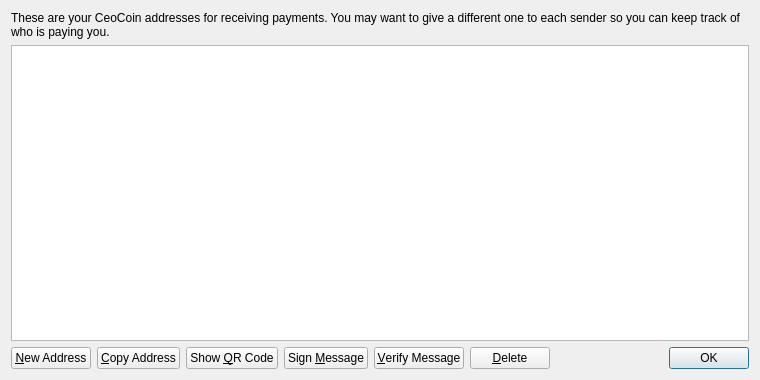
<?xml version="1.0" encoding="UTF-8"?>
<ui version="4.0">
 <class>AddressBookPage</class>
 <widget class="QWidget" name="AddressBookPage">
  <property name="geometry">
   <rect>
    <x>0</x>
    <y>0</y>
    <width>760</width>
    <height>380</height>
   </rect>
  </property>
  <property name="windowTitle">
   <string>Address Book</string>
  </property>
  <layout class="QVBoxLayout" name="verticalLayout">
   <item>
    <widget class="QLabel" name="labelExplanation">
     <property name="text">
      <string>These are your CeoCoin addresses for receiving payments. You may want to give a different one to each sender so you can keep track of who is paying you.</string>
     </property>
     <property name="textFormat">
      <enum>Qt::PlainText</enum>
     </property>
     <property name="wordWrap">
      <bool>true</bool>
     </property>
    </widget>
   </item>
   <item>
    <widget class="QTableView" name="tableView">
     <property name="contextMenuPolicy">
      <enum>Qt::CustomContextMenu</enum>
     </property>
     <property name="toolTip">
      <string>Double-click to edit address or label</string>
     </property>
     <property name="tabKeyNavigation">
      <bool>false</bool>
     </property>
     <property name="alternatingRowColors">
      <bool>true</bool>
     </property>
     <property name="selectionMode">
      <enum>QAbstractItemView::SingleSelection</enum>
     </property>
     <property name="selectionBehavior">
      <enum>QAbstractItemView::SelectRows</enum>
     </property>
     <property name="sortingEnabled">
      <bool>true</bool>
     </property>
     <attribute name="verticalHeaderVisible">
      <bool>false</bool>
     </attribute>
    </widget>
   </item>
   <item>
    <layout class="QHBoxLayout" name="horizontalLayout">
     <item>
      <widget class="QPushButton" name="newAddressButton">
       <property name="toolTip">
        <string>Create a new address</string>
       </property>
       <property name="text">
        <string>&amp;New Address</string>
       </property>
       <property name="icon">
        <iconset resource="../bitcoin.qrc">
         <normaloff>:/icons/add</normaloff>:/icons/add</iconset>
       </property>
      </widget>
     </item>
     <item>
      <widget class="QPushButton" name="copyToClipboard">
       <property name="toolTip">
        <string>Copy the currently selected address to the system clipboard</string>
       </property>
       <property name="text">
        <string>&amp;Copy Address</string>
       </property>
       <property name="icon">
        <iconset resource="../bitcoin.qrc">
         <normaloff>:/icons/editcopy</normaloff>:/icons/editcopy</iconset>
       </property>
      </widget>
     </item>
     <item>
      <widget class="QPushButton" name="showQRCode">
       <property name="text">
        <string>Show &amp;QR Code</string>
       </property>
       <property name="icon">
        <iconset resource="../bitcoin.qrc">
         <normaloff>:/icons/qrcode</normaloff>:/icons/qrcode</iconset>
       </property>
      </widget>
     </item>
     <item>
      <widget class="QPushButton" name="signMessage">
       <property name="toolTip">
        <string>Sign a message to prove you own a CeoCoin address</string>
       </property>
       <property name="text">
        <string>Sign &amp;Message</string>
       </property>
       <property name="icon">
        <iconset resource="../bitcoin.qrc">
         <normaloff>:/icons/edit</normaloff>:/icons/edit</iconset>
       </property>
      </widget>
     </item>
     <item>
      <widget class="QPushButton" name="verifyMessage">
       <property name="toolTip">
        <string>Verify a message to ensure it was signed with a specified CeoCoin address</string>
       </property>
       <property name="text">
        <string>&amp;Verify Message</string>
       </property>
       <property name="icon">
        <iconset resource="../bitcoin.qrc">
         <normaloff>:/icons/transaction_0</normaloff>:/icons/transaction_0</iconset>
       </property>
      </widget>
     </item>
     <item>
      <widget class="QPushButton" name="deleteButton">
       <property name="toolTip">
        <string>Delete the currently selected address from the list</string>
       </property>
       <property name="text">
        <string>&amp;Delete</string>
       </property>
       <property name="icon">
        <iconset resource="../bitcoin.qrc">
         <normaloff>:/icons/remove</normaloff>:/icons/remove</iconset>
       </property>
      </widget>
     </item>
     <item>
      <spacer name="horizontalSpacer">
       <property name="orientation">
        <enum>Qt::Horizontal</enum>
       </property>
       <property name="sizeHint" stdset="0">
        <size>
         <width>40</width>
         <height>20</height>
        </size>
       </property>
      </spacer>
     </item>
     <item>
      <widget class="QDialogButtonBox" name="buttonBox">
       <property name="sizePolicy">
        <sizepolicy hsizetype="Maximum" vsizetype="Fixed">
         <horstretch>0</horstretch>
         <verstretch>0</verstretch>
        </sizepolicy>
       </property>
       <property name="standardButtons">
        <set>QDialogButtonBox::Ok</set>
       </property>
      </widget>
     </item>
    </layout>
   </item>
  </layout>
 </widget>
 <resources>
  <include location="../bitcoin.qrc"/>
 </resources>
 <connections/>
</ui>
